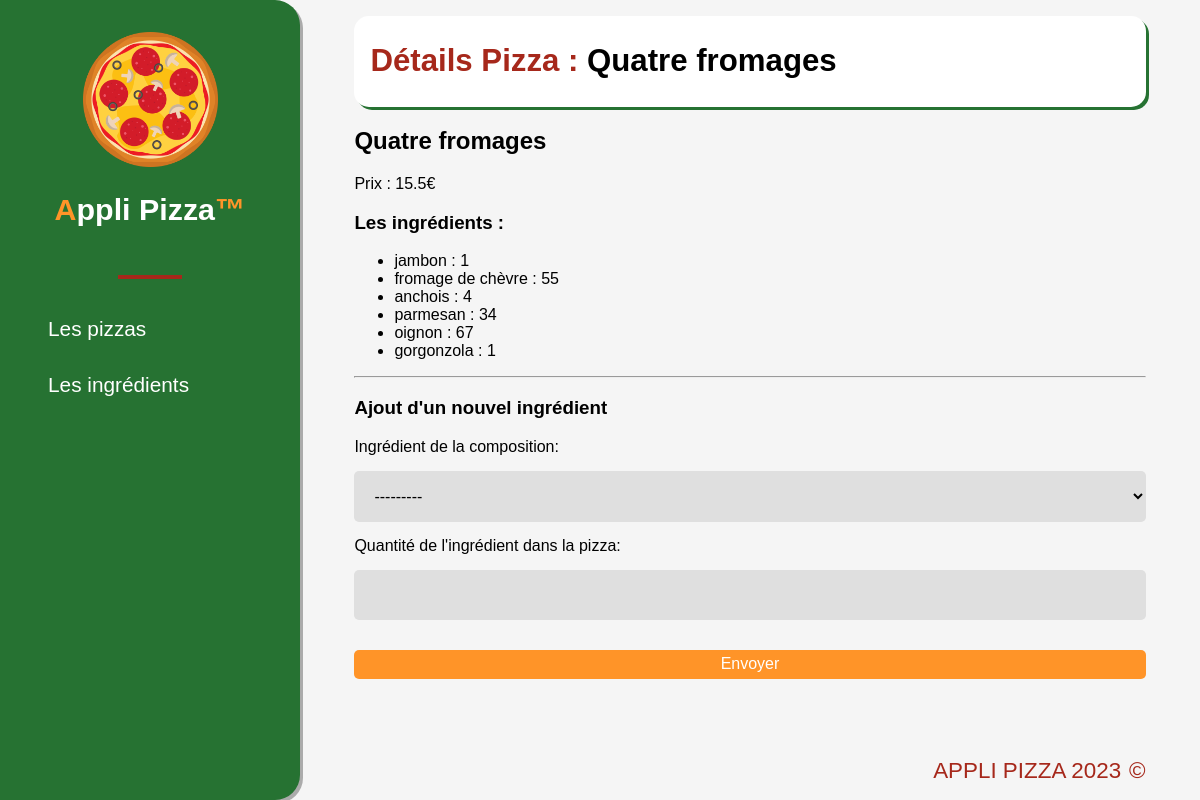
The app's page /pizzas/4/ with its own data.
### applipizza/models.py (models this page shows, shortened)
class Pizza(models.Model):
    idPizza = models.AutoField(primary_key=True)
    nomPizza = models.CharField(max_length=50, verbose_name="Nom de la pizza")
    prixPizza = models.FloatField(verbose_name="Prix de la pizza")

class Ingredient(models.Model):
    idIngredient = models.AutoField(primary_key=True)
    nomIngredient = models.CharField(max_length=50, verbose_name="Nom de l'ingrédient")
    def __str__(self) -> str:
        return self.nomIngredient

### applipizza/views.py (the view)
# urls.py: path('pizzas/<int:pizza_id>/', views.pizzaOnly),
def pizzaOnly(request, pizza_id):
    formulaire = CompositionForm()
    laPizza = Pizza.objects.get(idPizza=pizza_id)
    compo = Composition.objects.filter(pizza = pizza_id)
    ingredients = []
    for com in compo:
        ingredients.append((com.ingredient.nomIngredient, com.quantite))
    return render(request, 'applipizza/pizza.html', {'pizza': laPizza, 'ingredients': ingredients, "form": formulaire})

### applipizza/forms.py
class CompositionForm(ModelForm):
    class Meta:
        model = Composition
        fields = ['ingredient', 'quantite']

### applipizza/templates/applipizza/pizza.html (shortened to what this page needs)
{% extends 'applipizza/base.html' %}
{% block title_page %}
    Détails Pizza : <span class="black">{{ pizza.nomPizza }}</span>
{% endblock %}
{% block content %}
    <h2>{{ pizza.nomPizza }}</h2>
    <p>Prix : {{ pizza.prixPizza }}€</p>
    {% if ingredients|length > 0 %}
        <h3>Les ingrédients : </h3>
        <ul>
            {% for ing in ingredients %}
                <li>{{ ing.0 }} : {{ ing.1 }}</li>
            {% endfor %}
        </ul>
    {% else %}
        <h3>Cette pizza n'a aucun ingrédients !</h3>
    {% endif %}
    <hr>
    <h3>Ajout d'un nouvel ingrédient</h3>
    <form action="/pizzas/{{ pizza.idPizza }}/addIngredient/" method="post" class="form__ing">
        {{ form.as_div }}
        <input type="submit" value="Envoyer" class="link_to_add">
    </form>
{% endblock %}

### applipizza/static/applipizza/css/styles.css (style rules this page uses)
html, body { margin: 0; padding: 0; font-family: "Arial", sans-serif; background-color: whitesmoke; }
.black { color: black; }
.link_to_add { background-color: #ff9428; color: white; font-family: "Arial Rounded MT Bold", sans-serif; padding: 0.3rem 1rem; display: inline-block; font-size: 16px; text-decoration: none; border-radius: 5px; transition: all .2s ease-in-out; border: 1px solid transparent; }
.form__ing { display: flex; flex-direction: column; }
.form__ing input, .form__ing select { margin: 15px 0; }
input, select { border-radius: 5px; padding: 1rem; font-family: "Verdana", sans-serif; font-size: 16px; border: none; margin: 10px; width: 100%; display: block; background-color: #dfdfdf; box-sizing: border-box; }

### records on screen
Pizza: nomPizza "Quatre fromages", prixPizza "15.5"
Ingredient: nomIngredient "jambon"
Ingredient: nomIngredient "fromage de chèvre"
Ingredient: nomIngredient "anchois"
Ingredient: nomIngredient "parmesan"
Ingredient: nomIngredient "oignon"
Ingredient: nomIngredient "gorgonzola"

### other values on screen
{{ ing.1 }} "1" "55" "4" "34" "67" "1"
